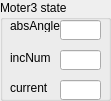
   <widget class="QGroupBox" name="grpMoter3State">
    <property name="geometry">
     <rect>
      <x>650</x>
      <y>570</y>
      <width>111</width>
      <height>101</height>
     </rect>
    </property>
    <property name="title">
     <string>Moter3 state</string>
    </property>
    <widget class="QLabel" name="labMoter3AbsAngle">
     <property name="geometry">
      <rect>
       <x>10</x>
       <y>20</y>
       <width>54</width>
       <height>12</height>
      </rect>
     </property>
     <property name="text">
      <string>absAngle</string>
     </property>
    </widget>
    <widget class="QLabel" name="labMoter3AddAngle">
     <property name="geometry">
      <rect>
       <x>10</x>
       <y>50</y>
       <width>54</width>
       <height>16</height>
      </rect>
     </property>
     <property name="text">
      <string>incNum</string>
     </property>
    </widget>
    <widget class="QLabel" name="labMoter3Current">
     <property name="geometry">
      <rect>
       <x>10</x>
       <y>80</y>
       <width>54</width>
       <height>16</height>
      </rect>
     </property>
     <property name="text">
      <string>current</string>
     </property>
    </widget>
    <widget class="QLineEdit" name="edtMoter3AbsAngle">
     <property name="geometry">
      <rect>
       <x>60</x>
       <y>20</y>
       <width>41</width>
       <height>20</height>
      </rect>
     </property>
    </widget>
    <widget class="QLineEdit" name="edtMoter3AddAngle">
     <property name="geometry">
      <rect>
       <x>60</x>
       <y>50</y>
       <width>41</width>
       <height>20</height>
      </rect>
     </property>
    </widget>
    <widget class="QLineEdit" name="edtMoter3Current">
     <property name="geometry">
      <rect>
       <x>60</x>
       <y>80</y>
       <width>41</width>
       <height>20</height>
      </rect>
     </property>
    </widget>
   </widget>
